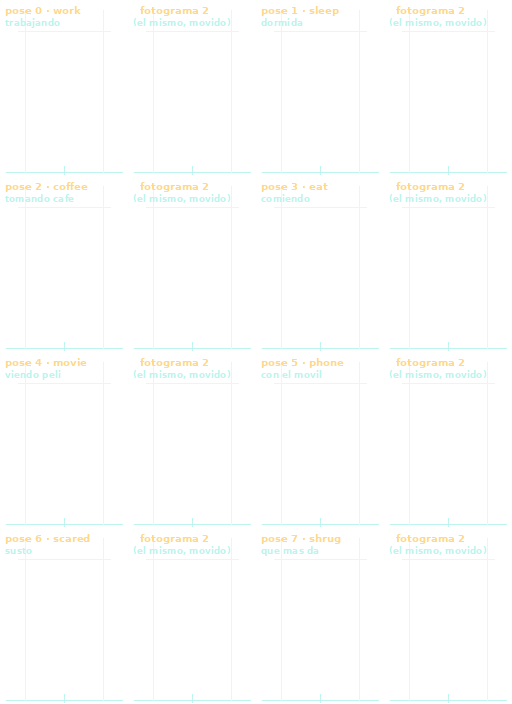
#> input picture pixel-office/art/plantillas/plantilla-acciones.png, 512 x 704 px
$ python -i extract-palette.py   (imports and definitions only)
#> lines starting #> are read from the running program, lines starting #| are printed output that depends on the picture
#> in palette_of, image is the input picture: PIL image 512x704 RGBA; mean R, G, B, A 12.9, 18.4, 16.5, 5.4
#!/usr/bin/env python3
"""Saca la paleta de un pliego de sprites para sembrar su receta 3D.

Los personajes 3D (`public/data/characters3d.json`) se pintan con colores
planos, y esos colores tienen que ser LOS DEL ARTE que dibujó el equipo — si
los invento a ojo, el Fran de 3D no es el Fran del pliego.

Lee la celda (fila 0 = mirando al frente, columna 0 = quieta) de cada
`*-camina.png` y saca el color dominante de cada franja horizontal: pelo,
piel, prenda de arriba, pantalón y zapatos. Es una aproximación con la que
empezar, no un dogma: el builder (`builder/personajes.html`) está para
retocar a mano lo que salga torcido.

Uso:
    python3 tools/extract-palette.py                # todos los pliegos
    python3 tools/extract-palette.py guili fran     # solo esos
"""

import glob
import json
import os
import sys
from collections import Counter

from PIL import Image

SPRITES = os.path.join(os.path.dirname(__file__), "..", "public", "sprites")

COLS = 4
ROWS = 4

# Franjas del CUERPO (no de la celda), en fracción de su alto, y qué anchura
# central mirar en cada una. La cabeza ocupa mucho en estos pliegos (son
# cabezones a propósito). El ancho importa: en la franja del torso, mirar de
# lado a lado cuenta los brazos y el fondo, y en la del pelo cuenta las orejas.
BANDS = {
    "hair": (0.00, 0.10, 0.60),
    "skin": (0.16, 0.26, 0.30),
    "top": (0.40, 0.55, 0.34),
    "bottom": (0.68, 0.82, 0.40),
    "shoes": (0.94, 1.00, 0.80),
}


def cell(image):
    """La celda de mirar al frente y quieta, recortada al cuerpo.

    Los pliegos no están todos empaquetados igual (los dibujados a mano llegan
    con más aire arriba que los generados), así que medir franjas desde el
    borde de la celda pone la "cara" de uno a la altura del pecho de otro. Se
    recorta primero a lo que de verdad es opaco y todo lo demás se mide sobre
    esa caja.
    """
    w = image.width // COLS
#> w = 128
    h = image.height // ROWS
#> h = 176
    front = image.crop((0, 0, w, h))
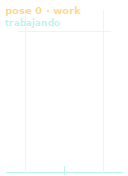
#> front: PIL image 128x176 RGBA; mean R, G, B, A 12.7, 17.7, 15.9, 5.2; transparent parts drawn white
    box = front.getchannel("A").point(lambda a: 255 if a > 200 else 0).getbbox()
#> box = (6, 6, 80, 16)
    return front.crop(box) if box else front


def dominant(pixels):
    """Color más repetido, ignorando transparencia y línea de contorno.

    El contorno es casi negro y recorre toda la figura, así que sin filtrarlo
    gana él en cualquier franja y todos los personajes salen vestidos de negro.
    """
    counts = Counter()
    for r, g, b, a in pixels:
        if a < 200:
            continue
        luma = 0.299 * r + 0.587 * g + 0.114 * b
        if luma < 42:  # contorno
            continue
        # Se agrupa de 8 en 8 para que el sombreado no parta el voto en 30
        # tonos casi iguales del mismo color.
        counts[(r // 8 * 8, g // 8 * 8, b // 8 * 8)] += 1
    if not counts:
        return None
    r, g, b = counts.most_common(1)[0][0]
    return f"#{r:02x}{g:02x}{b:02x}"


def palette_of(path):
    image = Image.open(path).convert("RGBA")
    front = cell(image)
    w, h = front.size
#> w = 74; h = 10

    out = {}
    for name, (a, b, width) in BANDS.items():
        margin = int(w * (1 - width) / 2)
        band = front.crop((margin, int(h * a), w - margin, max(1, int(h * b))))
        color = dominant(list(band.getdata()))
        if color:
            out[name] = color
#> after the loop, out = {'skin': '#f8d078', 'top': '#f8d078', 'bottom': '#f8d078'}
    return out


def main():
    wanted = [a.lower() for a in sys.argv[1:]]
    result = {}
    for path in sorted(glob.glob(os.path.join(SPRITES, "*-camina.png"))):
        name = os.path.basename(path).replace("-camina.png", "")
        if wanted and name.lower() not in wanted:
            continue
        result[name] = palette_of(path)
    print(json.dumps(result, indent=2, ensure_ascii=False))


# [2 lines not run here, left out]

>>> result = palette_of('../art/plantillas/plantilla-acciones.png')
#> result has the same summary as out in palette_of

$ run again, on art/plantillas/plantilla-camina.png
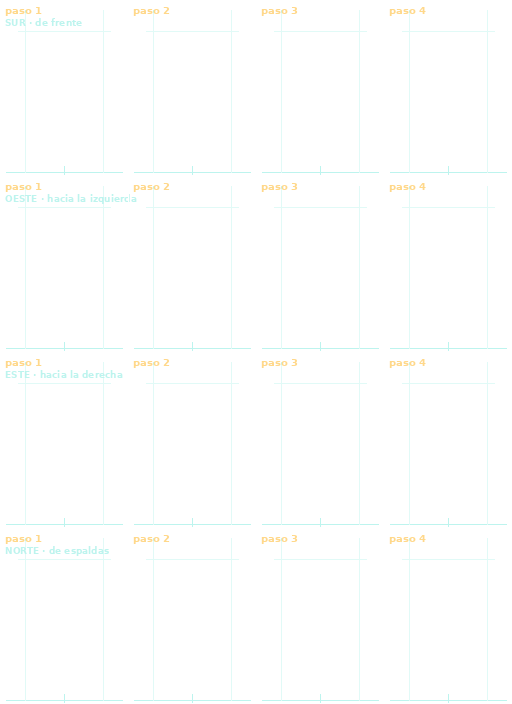
#> input picture art/plantillas/plantilla-camina.png, 512 x 704 px
#> in palette_of, image is the input picture: PIL image 512x704 RGBA; mean R, G, B, A 10.6, 14.8, 13.7, 4
#> in cell, `front = image.crop((0, 0, w, h))`:
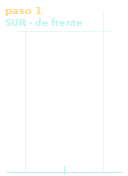
#> front: PIL image 128x176 RGBA; mean R, G, B, A 11.2, 16.9, 15.7, 4.5; transparent parts drawn white
#> box = (6, 7, 41, 16)
#> the loop in palette_of, `for name, (a, b, width) in BANDS.items():` made 5 passes
#> color on passes 3 to 4: '#f8d078', '#f8d078'
#> after the loop in palette_of, `for name, (a, b, width) in BANDS.items():`: out = {'top': '#f8d078', 'bottom': '#f8d078'}
